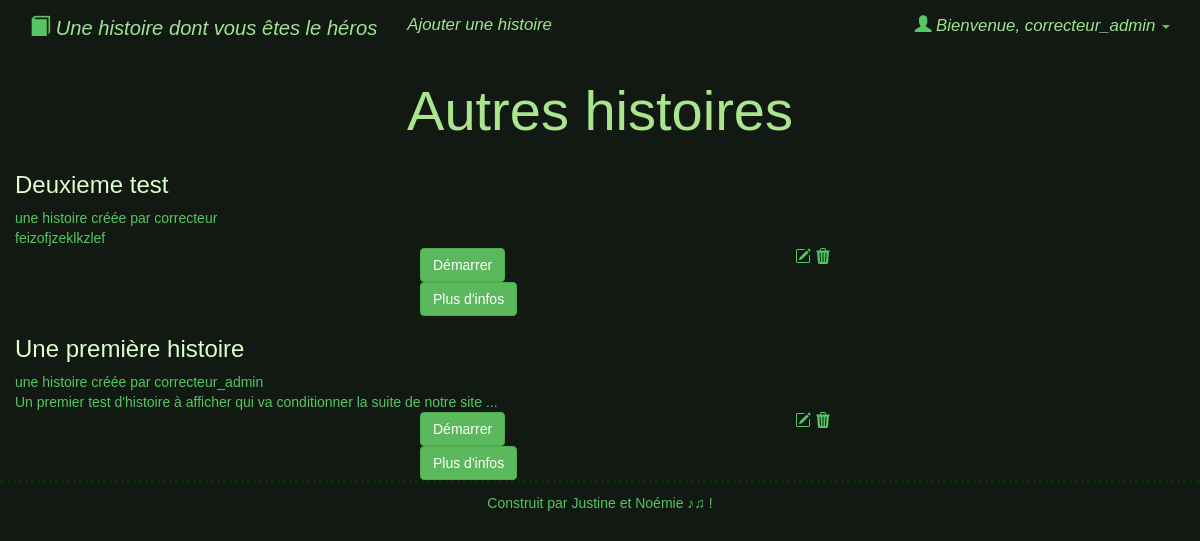
The app's page /index.php (signed in), older data.
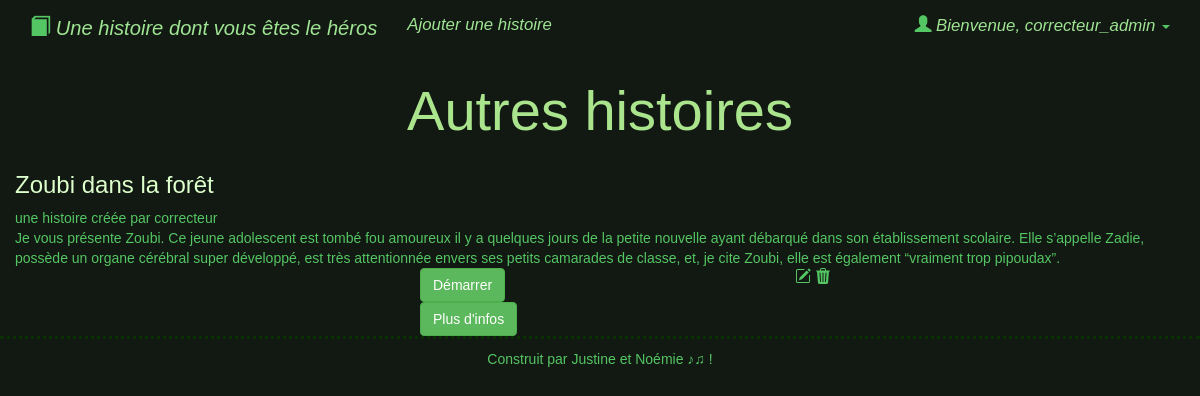
The same page, newer data.
### tables this page shows
CREATE TABLE `histoire` (
  `id_hist` int(11) NOT NULL,
  `nom_hist` varchar(70) NOT NULL,
  `illustration` varchar(50) NOT NULL,
  `synopsis` varchar(2000) NOT NULL,
  `id_createur` int(11) NOT NULL,
  `nb_fois_jouee` int(11) DEFAULT 0,
  `nb_reussites` int(11) DEFAULT 0,
  `nb_morts` int(11) DEFAULT 0
);

CREATE TABLE `user` (
  `id_user` int(50) NOT NULL,
  `est_admin` tinyint(1) NOT NULL,
  `pseudo` varchar(50) NOT NULL,
  `mdp` varchar(100) NOT NULL
);

### index.php (the view, shortened to what this page needs)
<?php
require_once 'php/connect.php' ?>
<!doctype html>
<html>
<head>
  <link href="lib/bootstrap/css/bootstrap.min.css" rel="stylesheet">
  <link href="css/style.css" rel="stylesheet">
</head>
<body>
  <div class="container">
    <nav class="navbar  navbar-fixed-top" role="navigation">
      <div class="container">
        <div class="navbar-header">
          <a class="navbar-brand" href="index.php"><span class="glyphicon glyphicon-book"></span> Une histoire dont vous êtes le héros</a>
        </div>
        <div class="collapse navbar-collapse" id="navbar-collapse-target">
          <?php if (isset($_SESSION['admin']) &&  $_SESSION['admin'] == 1) { ?>
            <ul class="nav navbar-nav">
              <li><a href="php/ajout_hist.php">Ajouter une histoire</a></li>
            </ul>
          <?php } ?>
          <ul class="nav navbar-nav navbar-right">
            <li class="dropdown">
              <a href="#" class="dropdown-toggle" data-toggle="dropdown">
                <span class="glyphicon glyphicon-user"></span>
                <?php if (isset($_SESSION['login'])) {
                  echo "Bienvenue, " . $_SESSION['login'];
                } else {
                  echo "Non connecté";
                } ?> <b class="caret"></b>
              </a>
            </li>
          </ul>
        </div>
      </div>
    </nav>
    <?php
    if ($BDD) {
      $tabHistJouee = array();
      if (isset($_SESSION['login'])) {
        $demarrage = "php/connexion.php";
          if ($i == 0) { ?>
      <?php }
      } ?>
      <div class="row align-items-end">
        <?php if (isset($_SESSION['login'])) { ?>
          <h2 class="col">Autres histoires</h2>
        <?php } else { ?>
          <h2 class="col">Histoires</h2>
        <?php } ?>
      </div>
      <?php $req = "SELECT * FROM histoire ORDER BY nom_hist";
      $res = $BDD->query($req);
      while ($ligne = $res->fetch()) {
        $req2 = "SELECT * FROM user WHERE id_user =" . $ligne['id_createur'];
        $res2 = $BDD->query($req2);
        $maLigne = $res2->fetch();
        if (isset($_SESSION['login'])) {
          $demarrage = "php/jeu.php?id={$ligne['id_hist']}&pageDebut=0&nbPdv=3";
        }
        if (!in_array($ligne['id_hist'], $tabHistJouee)) {
      ?>
          <article>
            <div class="row align-items-end">
              <h3 class="col"><?php echo $ligne['nom_hist']; ?></h3>
              <div class="col" id="nomCreateur"> une histoire créée par <?= $maLigne['pseudo']; ?> </div>
              <div class="contenuHistoire"><?= $ligne['synopsis'] ?></div>
              <div class="form-group">
                <div class="col-sm-6 col-sm-offset-3 col-md-4 col-md-offset-4">
                  <a class="btn btn-default btn-success" href="<?= $demarrage ?>"> Démarrer </a>
                </div>
                <?php
                if (isset($_SESSION["admin"]) &&  $_SESSION["admin"] == 1) {
                ?>
                  <div class="col" id="imgModifSuppr">
                    <a class="bi bi-pencil-square" href="php/modifier.php?id=<?= $ligne['id_hist'] ?>"></a>
                    <a class="bi bi-trash3-fill" href="php/supprimer.php?id=<?= $ligne['id_hist'] ?>&nomHist=<?= $ligne['nom_hist'] ?>"></a>
                    <div class="col-sm-6 col-sm-offset-3 col-md-4 col-md-offset-4">
                      <a class="btn btn-default btn-success" href="php/histoires.php?id=<?= $ligne['id_hist'] ?>"> Plus d'infos </a>
                    </div>
                  </div>
                <?php
                }
                ?>
              </div>
          </article>
    <?php }
      }
    } ?>
  </div>
  <?php include 'php/templatesHTML/footer.php'; ?>
</body>
</html>

### php/templatesHTML/footer.php
<footer class="footer">
  Construit par Justine et Noémie ♪♫ !
</footer>

### css/style.css (style rules this page uses)
body { padding-top: 60px; }
.footer { border-top: 3px dotted rgb(9, 48, 2); padding-top: 10px; margin-bottom: 10px; text-align: center; }
.navbar { background-color: rgb(18, 24, 18); color: rgb(170, 228, 141); font-style: italic; text-align: center; font-size: 120%; }
.navbar-brand { font-size: 120%; }
a { color: rgb(159, 228, 147); text-align: center; }
h2 { color: rgb(170, 228, 141); font-style: bold; text-align: center; font-size: 400%; }
h3 { color: rgb(221, 255, 204); }
* { font-family: "Lucida Sans", "Lucida Sans Regular", "Lucida Grande", "Lucida Sans Unicode", Geneva, Verdana, sans-serif; color: rgb(84, 198, 99); }
body { background-color: rgb(18, 24, 18); }

Row changes from the older to the newer data that the page shows:
removed histoire: nom_hist "Une première histoire", user.pseudo "correcteur_admin", synopsis "Un premier test d'histoire à afficher qui va conditionner la suite de notre site ..."
changed histoire "correcteur": nom_hist "Deuxieme test" → "Zoubi dans la forêt"; synopsis "feizofjzeklkzlef" → "Je vous présente Zoubi. Ce jeune adolescent est tombé fou amoureux il y a quelques jours de la petite nouvelle ayant débarqué dans son établissement scolaire. Elle s’appelle Zadie, possède un organe cérébral super développé, est très attentionnée envers ses petits camarades de classe, et, je cite Zoubi, elle est également “vraiment trop pipoudax”."
